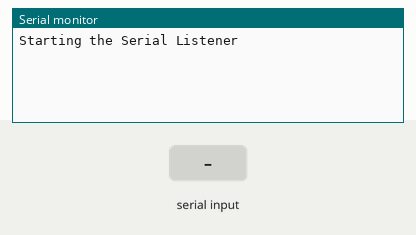
Recording of a sketch running on a simulated Arduino Uno, built with avr-gcc and run on an emulated ATmega328P. On the bench: the last lines printed to the serial monitor. The inputs (shaded band) are chosen by the test bench.

Above: at 1.2 s.
1.3 s: "1" received over the second serial link
At 2.7 s:
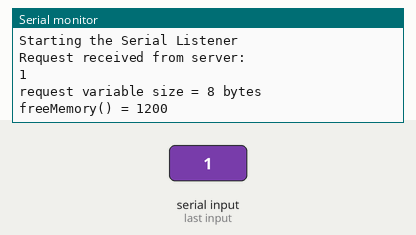
3.0 s: "0" received over the second serial link
At 4.2 s:
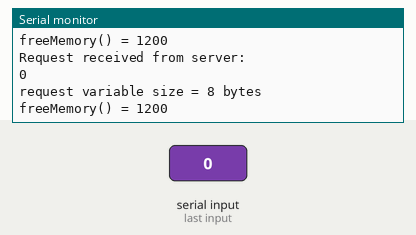
4.5 s: "2" received over the second serial link
At 5.4 s:
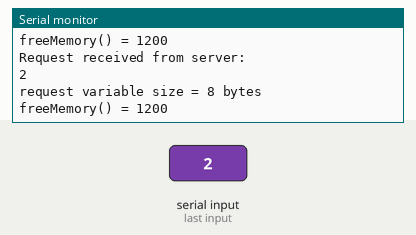

Measured:
- after the input at 1.3 s, the serial monitor: prints a new line after 0.25 s (image 1)
- after the input at 3.0 s, the serial monitor: prints a new line after 0.25 s (image 2)
- after the input at 4.5 s, the serial monitor: prints a new line after 0.25 s (image 3)

The sketch:

arduino-serial-test.ino
```cpp
#include <MemoryFree.h>
#include <SoftwareSerial.h>


SoftwareSerial esp(10, 11); // RX, TX

String input;
boolean finished = false;

void setup() {
  Serial.begin(115200);
  Serial.println("Starting the Serial Listener");
  Serial.println("");
  esp.begin(57600);
  esp.setTimeout(250);

}

void loop() {

  while(!esp.available()){} // do nothing

  while (esp.available() > 0)
  {
    input = esp.readString();
  }

  finished = true;

  if(finished) {
    Serial.println("Request received from server:");
    Serial.println(input);
    Serial.print("request variable size = ");
    Serial.print(input.length()*8);
    Serial.print(" bytes");
    Serial.println("");
    input = "";
    Serial.print("freeMemory() = ");
    Serial.println(freeMemory());
    Serial.println("");

    // send a response to the ESP
    esp.println("{\"msg\":\"Hello from the Arduino!\"}");

    // reset flag
    finished = false;
  }


}
```
